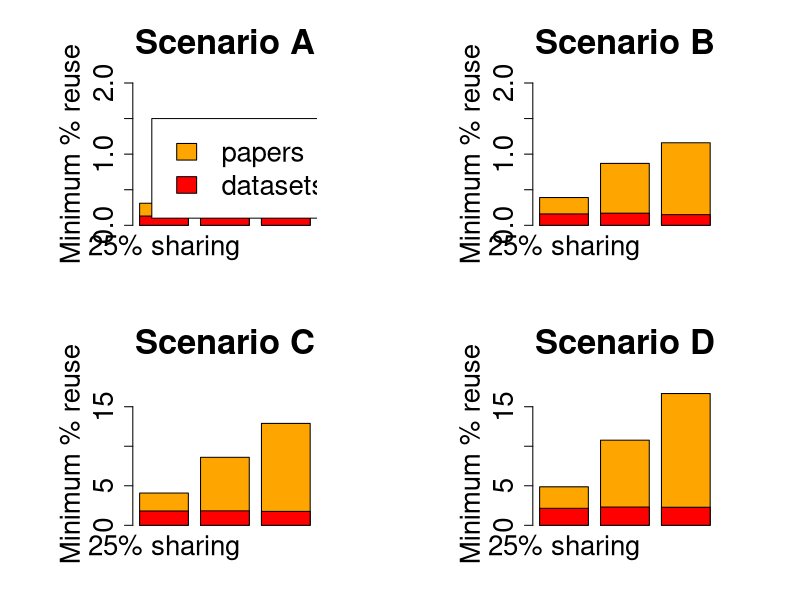

Source code (R):
##################################################################################################
### Script for the manuscript 'The time efficiency gain in sharing and reuse of research data' ###
### by Tessa Pronk, Utrecht University Library, KWR water cycle research institute             ###
###                                                                                            ###
### Specifically, this script produces the barplots of Figure 2 in the manuscript              ###
###                                                                                            ###
### The numbers for these figures were extracted from the matrix 'res_matrix'                  ###
### that is generated by the script 'Fig1DataReuseBenefit.R'                                   ###
### with appropriate parameter settings that represent the scenarios and sharing rates         ###
###                                                                                            ###
### Written by Tessa Pronk January 2019 CC-by                                                  ###
### version after review of the paper by reviewers of the Data science joural                  ###
##################################################################################################



#######################################################
# Make the barplot of minimal reuse in Figure 2
#######################################################


# set the plot window with margins
windows(25,15)
par(mfrow = c(2, 2),mar = c(4.5, 8, 5, 5))

# these numbers below were deducted from the 'res_matrix' 
# in script 'Fig1DataReuseBenefit.R'
# numbers may vary slightly in new simulations because of stochastic effects in the simulation model

mydata1 <- c(0.31,0.63,1.06)
mydata2 <-c(0.13,0.13,0.14)

barplot((mydata1), ylab="Minimum % reuse", beside=TRUE, space=c(0.25,0.25) ,cex.axis=2,cex.lab=2,cex.main=2.5,
        col="orange",ylim=c(0,2),main="Scenario A",cex.names = 2,names.arg=c("25% sharing", "50% sharing", "75% sharing"))
par(new = T)
barplot(as.matrix(mydata2),  ylim=c(0,2),beside=TRUE,space=c(0.25,0.25) ,
        col="red",yaxt="n")
legend(0.5, 1.5, c("papers","datasets"), cex=2, 
       fill=c("orange","red"))

mydata1 <- c(0.39,0.87,1.16)            # these numbers were generated by script 'Fig1DataReuseBenefit.R'
mydata2 <-c(0.16,0.17,0.15)

barplot(as.matrix(mydata1), ylab="Minimum % reuse", beside=TRUE, cex.names = 2,names.arg=c("25% sharing", "50% sharing", "75% sharing"),
        col=c("orange"),ylim=c(0,2),main="Scenario B",cex.axis=2,space=c(0.25,0.25) ,cex.lab=2,cex.main=2.5)
par(new = T)
barplot(as.matrix(mydata2), beside=TRUE, ylim=c(0,2),space=c(0.25,0.25) ,
        col="red",yaxt="n")

mydata1 <- c(4.08,8.6,12.89)            # these numbers were generated by script 'Fig1DataReuseBenefit.R'
mydata2 <-c(1.81,1.83,1.76)

barplot(as.matrix(mydata1), ylab="Minimum % reuse", beside=TRUE,cex.names = 2,names.arg=c("25% sharing", "50% sharing", "75% sharing"), 
        col="orange",ylim=c(0,18), main="Scenario C",cex.axis=2,space=c(0.25,0.25) ,cex.lab=2,cex.main=2.5)
par(new = T)
barplot(as.matrix(mydata2), beside=TRUE, ylim=c(0,18),space=c(0.25,0.25) ,
        col="red",yaxt="n")

mydata1 <- c(4.87,10.77,16.67)            # these numbers were generated by script 'Fig1DataReuseBenefit.R'
mydata2 <-c(2.15,2.31,2.28)

barplot(as.matrix(mydata1), ylab="Minimum % reuse", beside=TRUE, cex.names = 2,names.arg=c("25% sharing", "50% sharing", "75% sharing"),
        col="orange",ylim=c(0,18), main="Scenario D",cex.axis=2,space=c(0.25,0.25) ,cex.lab=2,cex.main=2.5)
par(new = T)
barplot(as.matrix(mydata2), beside=TRUE,ylim=c(0,18),space=c(0.25,0.25) ,
        col="red",yaxt="n")

#######################################################################
# End of script
#######################################################################
